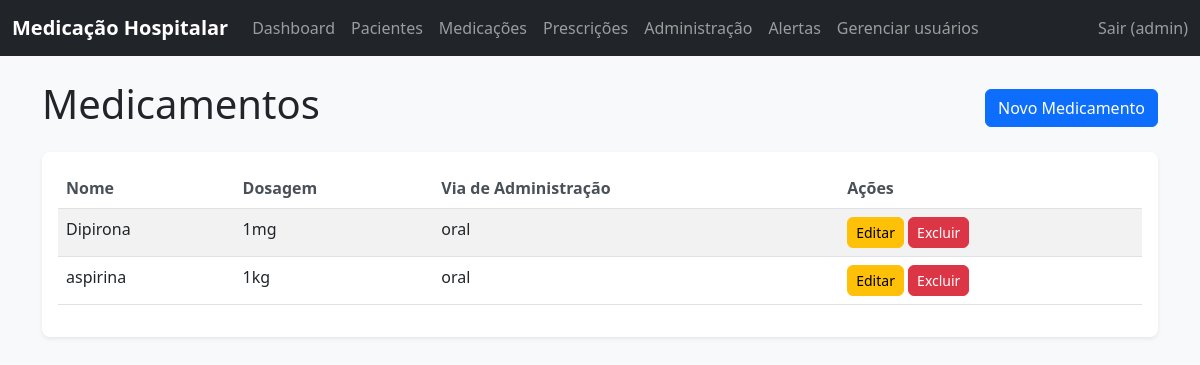
Screenshot of /medicamentos/ (signed in) with the database file from the repository.
### core/models.py (models this page shows, shortened)
class Usuario(AbstractUser):
    USERNAME_FIELD = 'username'
    EMAIL_FIELD = 'email'
    TIPO_USUARIO_CHOICES = [
        ('medico', 'Médico'),
        ('enfermeiro', 'Enfermeiro'),
        ('administrador', 'Administrador'),
    ]
    tipo_usuario = models.CharField(max_length=15, choices=TIPO_USUARIO_CHOICES, default='enfermeiro')
    class Meta:
        verbose_name = "Usuário"
        verbose_name_plural = "Usuários"

class Medicamento(models.Model):
    nome = models.CharField(max_length=255)
    dosagem = models.CharField(max_length=100)
    via_administracao = models.CharField(max_length=100)
    class Meta:
        verbose_name = "Medicamento"
        verbose_name_plural = "Medicamentos"

### core/views_frontend.py (the view)
# urls.py: path('medicamentos/', MedicamentoListView.as_view(), name='medicamentos'),
class MedicamentoListView(LoginRequiredMixin, ListView):
    model = Medicamento
    template_name = 'core/medicamento_list.html'
    context_object_name = 'medicamentos'

### templates/core/medicamento_list.html (shortened to what this page needs)
{% extends 'base.html' %}
{% load static %}
{% block content %}
<div class="row">
    <div class="col-12">
        <div class="d-flex justify-content-between align-items-center mb-3">
            <h1>Medicamentos</h1>
            <a href="{% url 'medicamento_create' %}" class="btn btn-primary">Novo Medicamento</a>
        </div>
    </div>
</div>
<div class="row">
    <div class="col-12">
        <div class="card">
            <div class="card-body">
                {% if medicamentos %}
                    <div class="table-responsive">
                        <table class="table table-striped">
                            <thead>
                                <tr>
                                    <th>Nome</th>
                                    <th>Dosagem</th>
                                    <th>Via de Administração</th>
                                    <th>Ações</th>
                                </tr>
                            </thead>
                            <tbody>
                                {% for medicamento in medicamentos %}
                                    <tr>
                                        <td>{{ medicamento.nome }}</td>
                                        <td>{{ medicamento.dosagem }}</td>
                                        <td>{{ medicamento.via_administracao }}</td>
                                        <td>
                                            <a href="{% url 'medicamento_update' medicamento.pk %}" class="btn btn-sm btn-warning">Editar</a>
                                            <a href="{% url 'medicamento_delete' medicamento.pk %}" class="btn btn-sm btn-danger">Excluir</a>
                                        </td>
                                    </tr>
                                {% endfor %}
                            </tbody>
                        </table>
                    </div>
                {% else %}
                    <p class="text-muted">Nenhum medicamento cadastrado.</p>
                {% endif %}
            </div>
        </div>
    </div>
</div>
{% endblock %}

### templates/base.html (shortened to what this page needs)
{% load static %}
<!DOCTYPE html>
<html lang="pt-br">
<head>
    <link href="https://cdn.jsdelivr.net/npm/bootstrap@5.3.0/dist/css/bootstrap.min.css" rel="stylesheet">
    <link rel="stylesheet" href="{% static 'css/style.css' %}">
</head>
<body>
    <nav class="navbar navbar-expand-lg navbar-dark bg-dark">
        <div class="container-fluid">
            <a class="navbar-brand" href="{% url 'dashboard' %}">Medicação Hospitalar</a>
            <div class="collapse navbar-collapse" id="navbarNav">
                <ul class="navbar-nav me-auto mb-2 mb-lg-0">
                    {% if user.is_authenticated %}
                        <li class="nav-item">
                            <a class="nav-link" href="{% url 'dashboard' %}">Dashboard</a>
                        </li>
                        <li class="nav-item">
                            <a class="nav-link" href="{% url 'paciente_list' %}">Pacientes</a>
                        </li>
                        <li class="nav-item">
                            <a class="nav-link" href="{% url 'medicamento_list' %}">Medicações</a>
                        </li>
                        <li class="nav-item">
                            <a class="nav-link" href="{% url 'prescricao_list' %}">Prescrições</a>
                        </li>
                        <li class="nav-item">
                            <a class="nav-link" href="{% url 'administracao_list' %}">Administração</a>
                        </li>
                        <li class="nav-item">
                            <a class="nav-link" href="{% url 'alerta_list' %}">Alertas</a>
                        </li>
                        {% if user.is_superuser or user.is_staff %}
                            <li class="nav-item">
                                <a class="nav-link" href="{% url 'usuario_list' %}">Gerenciar usuários</a>
                            </li>
                        {% endif %}
                    {% endif %}
                </ul>
                <ul class="navbar-nav">
                    {% if user.is_authenticated %}
                        <li class="nav-item">
                            <form method="post" action="{% url 'logout' %}" class="d-inline">
                                <button type="submit" class="nav-link btn btn-link p-0 m-0">
                                    Sair ({{ user.username }})
                                </button>
                            </form>
                        </li>
                    {% else %}
                        <li class="nav-item">
                            <a class="nav-link" href="{% url 'login' %}">Login</a>
                        </li>
                    {% endif %}
                </ul>
            </div>
        </div>
    </nav>
    <div class="container mt-4">
        {% block content %}
        {% endblock %}
    </div>
</body>
</html>

### static/css/style.css (style rules this page uses)
body { font-family: 'Segoe UI', Tahoma, Geneva, Verdana, sans-serif; background-color: #f8f9fa; }
.navbar-brand { font-weight: bold; }
.card { border: none; box-shadow: 0 0.125rem 0.25rem rgba(0, 0, 0, 0.075); border-radius: 0.5rem; }
.btn { border-radius: 0.375rem; }
.table th { border-top: none; font-weight: 600; color: #495057; }

### rows the page displays
Usuario: username "admin"
Medicamento: nome "Dipirona", dosagem "1mg", via_administracao "oral"
Medicamento: nome "aspirina", dosagem "1kg", via_administracao "oral"
